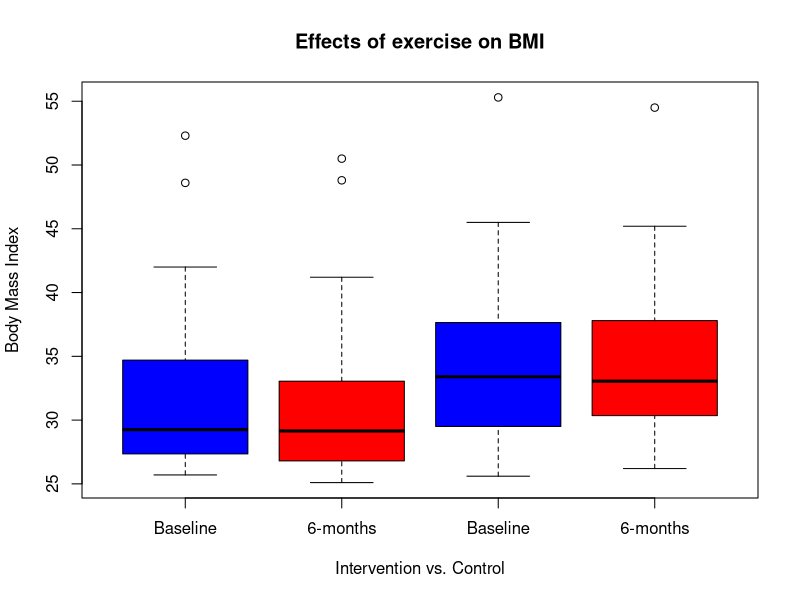
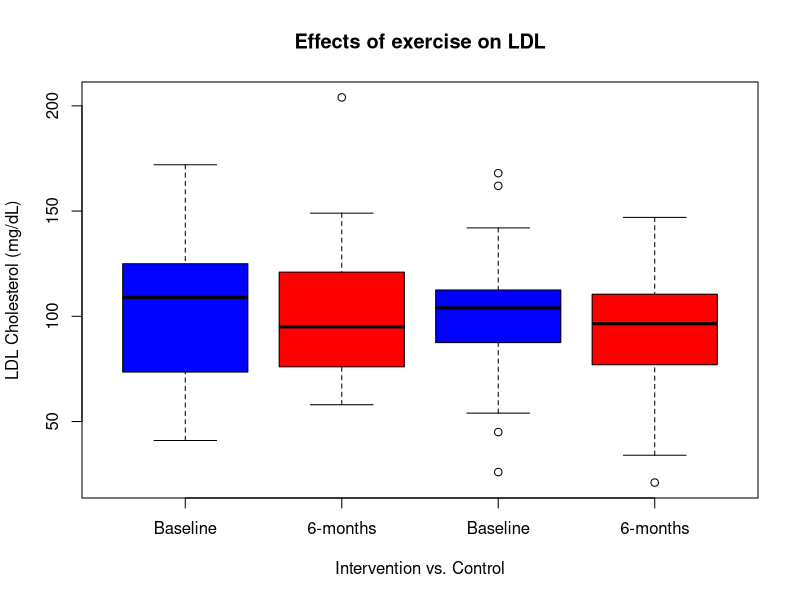

These charts were generated, in order, by the following R code:
## ---- chunk 1
library(tidyverse)
library(arsenal)
library(knitr)
## ---- chunk 2

exercise <- read.csv("./Exercise.csv", skip = 1)

## ---- chunk 3

my_labels <- list(Age = "Age (yrs)", Gender = "Gender", Race = "Race", HTN = "Hypertensive", T2DM = "Type 2 Diabetes", Depression = "Depression", Smokes = "Smoker")
## ---- chunk 4
my_controls <- tableby.control(
               total = FALSE,
               test = FALSE,  # No test p-values yet
               numeric.stats = c("meansd", "medianq1q3"),
               cat.stats = c("countpct"),
               stats.labels = list(
               meansd = "Mean (SD)",
               medianq1q3 = "Median (Q1, Q3)",
               countpct = "N (%)"))
## ---- chunk 5

table1 <- exercise %>%
  mutate(Group = factor(Group, labels = c("Intervention","Control"))) %>%
  mutate(Gender = factor(Gender, labels = c("Male", "Female"))) %>%
  mutate(Race = factor(Race, labels = list('1' = "African American", '2' = "Hispanic", '3' = "African American"))) %>%
  mutate(HTN = factor(HTN, labels = c("Yes","No"))) %>%
  mutate(T2DM = factor(T2DM, labels = c("Yes", "No"))) %>%
  mutate(Depression = factor(Depression, labels = c("Yes","No"))) %>%
  mutate(Smokes = factor(Smokes,labels = c("Yes","No")))
## ---- chunk 6
solution1a <- tableby(Group ~ Age + Gender + Race + HTN + T2DM + Depression + Smokes, 
                      data = table1, control = my_controls)
## ---- chunk 7
summary(solution1a, title = "Demographics and Co-Morbidities", labelTranslations = my_labels,text = TRUE)

## ---- chunk 8
new_df <- select(exercise,Group,PRE,POST,PRE.1,POST.1,PRE.2,POST.2,PRE.3,POST.3,PRE.4,POST.4,PRE.5,POST.5)
new_df1 <- filter(new_df, Group == 1)
new_df2 <- filter(new_df, Group == 0)
new_col1 <- tibble(pull(new_df1,POST) - pull(new_df1,PRE), pull(new_df1,POST.1) - pull(new_df1,PRE.1), pull(new_df1, POST.2) - pull(new_df1,PRE.2), pull(new_df1,POST.3) - pull(new_df1, PRE.3), pull(new_df1,POST.4) - pull(new_df1,PRE.4), pull(new_df1,POST.5) - pull(new_df1,PRE.5))
colnames(new_col1) <- c("Sys_d", "Dia_d", "BMI_d", "HDL_d", "LDL_d", "Glu_d")
new_col2 <- tibble(pull(new_df2,POST) - pull(new_df2,PRE), pull(new_df2,POST.1) - pull(new_df2,PRE.1), pull(new_df2, POST.2) - pull(new_df2,PRE.2), pull(new_df2,POST.3) - pull(new_df2, PRE.3), pull(new_df2,POST.4) - pull(new_df2,PRE.4), pull(new_df2,POST.5) - pull(new_df2,PRE.5))
colnames(new_col2) <- c("Sys_d", "Dia_d", "BMI_d", "HDL_d", "LDL_d", "Glu_d")
## ---- chunk 9
library(ggplot2)
## ---- chunk 10
#BMI_boxplot2 <- select(filter(exercise, Group == 0), PRE.2, POST.2)
BMI_df1a <- pull(filter(exercise, Group == 1), PRE.2)
BMI_df1b <- pull(filter(exercise, Group == 1), POST.2)
BMI_df0a <- pull(filter(exercise, Group == 0), PRE.2)
BMI_df0b <- pull(filter(exercise, Group == 0), POST.2)
BMI_good <- cbind(BMI_df1a, BMI_df1b, BMI_df0a, BMI_df0b)
BMI_labels <- list(BMI_df1a = "Baseline", BMI_df1b = "6-months", BMI_df0a = "Baseline", BMI_df0b = "6-months")

LDL_df1a <- pull(filter(exercise, Group == 1), PRE.4)
LDL_df1b <- pull(filter(exercise, Group == 1), POST.4)
LDL_df0a <- pull(filter(exercise, Group == 0), PRE.4)
LDL_df0b <- pull(filter(exercise, Group == 0), POST.4)
LDL_good <- cbind(LDL_df1a, LDL_df1b, LDL_df0a, LDL_df0b)
LDL_labels <- list(LDL_df1a = "Baseline", LDL_df1b = "6-months", LDL_df0a = "Baseline", LDL_df0b = "6-months")
## ---- chunk 11
boxplot(BMI_good,
        names = BMI_labels,
        xlab = "Intervention vs. Control",
        ylab = "Body Mass Index", 
        col = c("blue","red"), 
        main = "Effects of exercise on BMI")
## ---- chunk 12
boxplot(LDL_good,
        names = LDL_labels,
        xlab = "Intervention vs. Control",
        ylab = "LDL Cholesterol (mg/dL)", 
        col = c("blue","red"), 
        main = "Effects of exercise on LDL")
